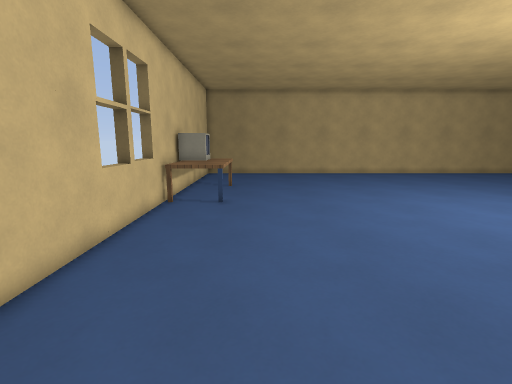
view 1 (above)

14 first-person views from a walk through a level from a Godot 3-D game. The camera is 1.5 m above the floor, tilts 10° down and sees 85° across. The floor is counted in squares, 0.5 m on a side. Each view is taken from the middle of a square. On the plan, view 1 faces up. The plan holds only what a view shows up to about 20 squares ahead; the rest is blank. Some surface patterns are stand-ins.

view 2
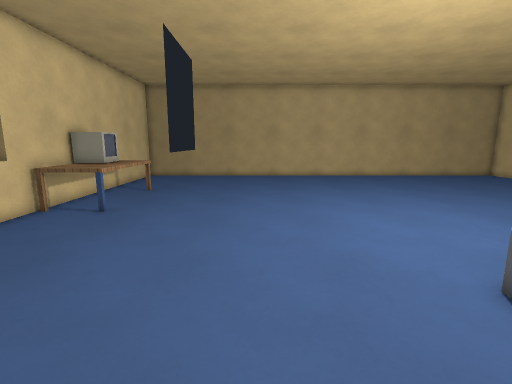

view 3
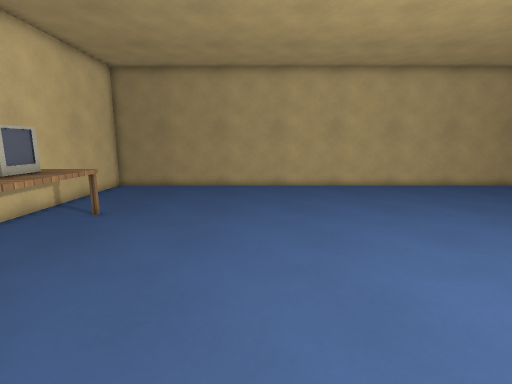

view 4
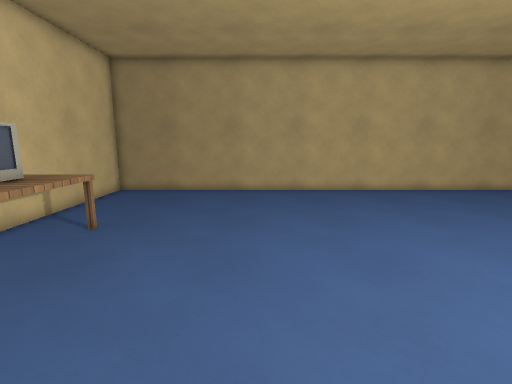

view 5
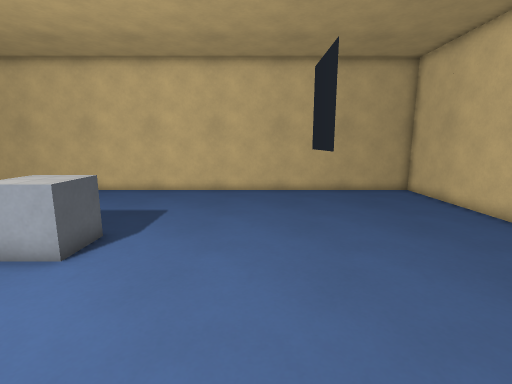

view 6
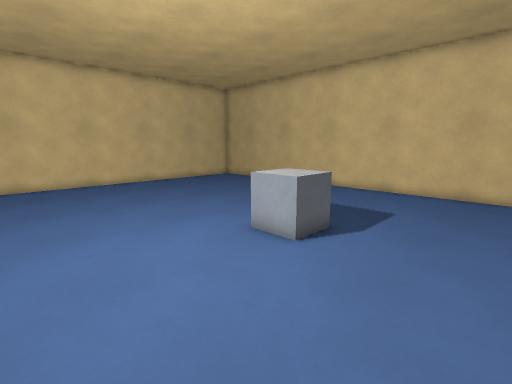

view 7
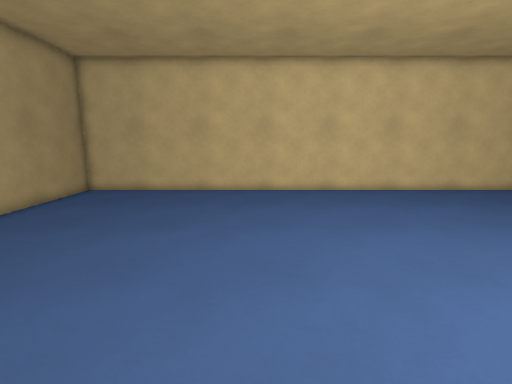

view 8
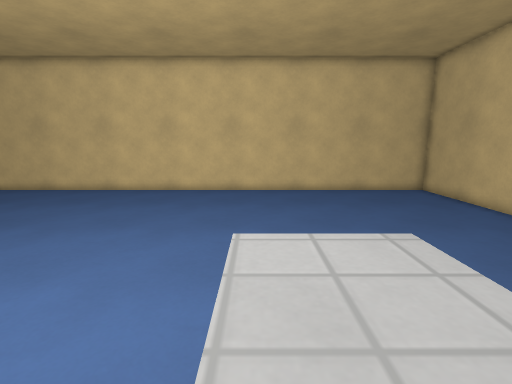

view 9
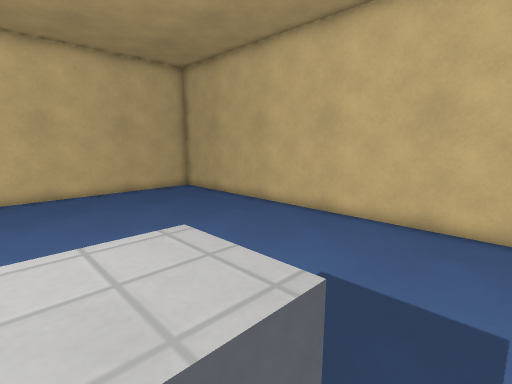

view 10
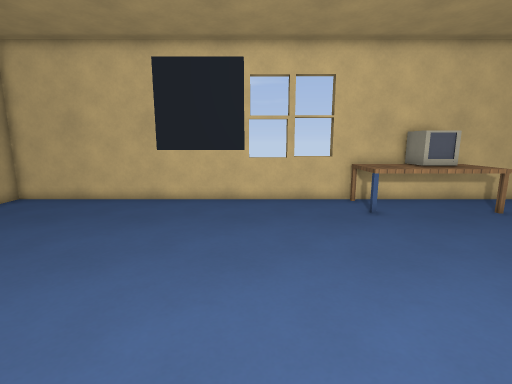

view 11
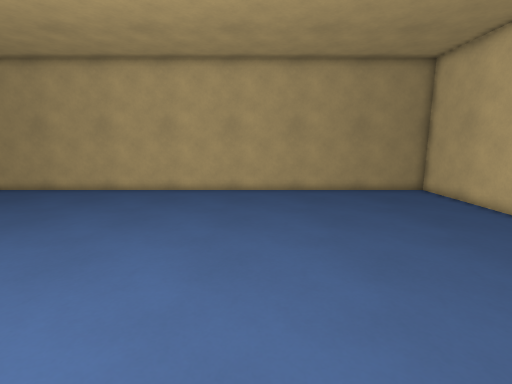

view 12
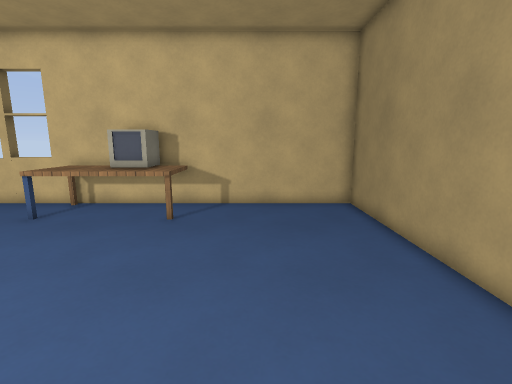

view 13
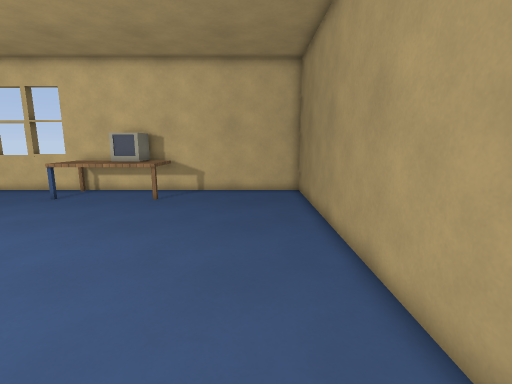

view 14
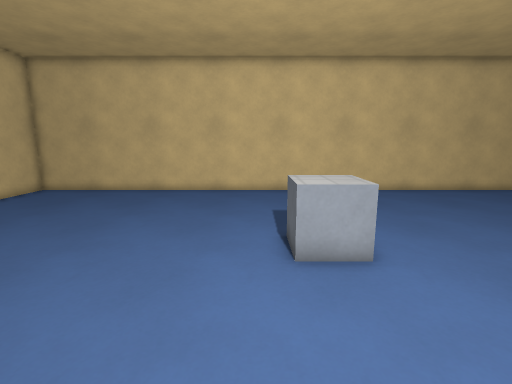

### Floor plan
Key: @ floor where view 1 was taken; # wall or solid block; . floor; = window, fence, low wall or low ledge; ^ raised ledge; E desk; T thing the floor can be seen under or through.
Columns run from 5 left of view 1 to 27 right of it. Each row starts with its distance up from view 1.
 28 #################################
 27 #...............................#
 26 #...............................#
 25 #...............................#
 24 #...............................#
 23 #...............................#
 22 #...............................#
 21 #...............................#
 20 #EEE............................#
 19 #EEE............................#
 18 #EEE............................#
 17 #EEE............................#
 16 #EEE............................#
 15 #EEE............................#
 14 #EEE............................#
 13 #...............................#
 12 =...............................#
 11 #...............................#
 10 =...............................#
  9 =...............................#
  8 #.......TT......................#
  7 #........T.....^^^..............#
  6 #..............^^^..............#
  5 #...............^...............#
  4 #...............................#
  3 #...............................#
  2 #...............................#
  1 #...............................#
  0 #....@..........................#
 -1 #...............................#
 -2 #...............................#
 -3 #...............................#
 -4 #################################

Where each view was taken, in squares from view 1:
view 1: 0 up, 0 right, facing up
view 2: 2 up, 5 right, facing up
view 3: 8 up, 5 right, facing up
view 4: 10 up, 4 right, facing up
view 5: 14 up, 5 right, facing down
view 6: 14 up, 5 right, facing down-right
view 7: 17 up, 9 right, facing right
view 8: 7 up, 9 right, facing right
view 9: 7 up, 9 right, facing down-right
view 10: 9 up, 10 right, facing left
view 11: 10 up, 16 right, facing up
view 12: 23 up, 9 right, facing left
view 13: 25 up, 13 right, facing left
view 14: 14 up, 13 right, facing down
